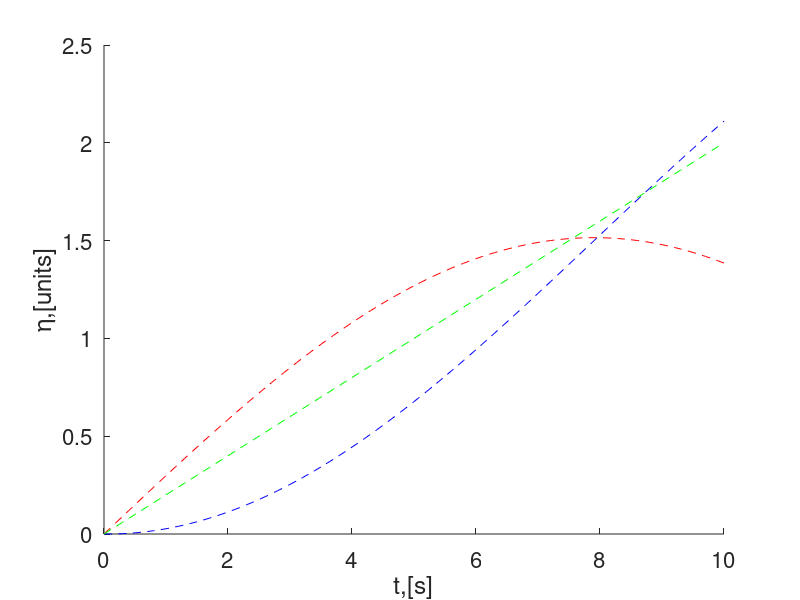

Reproduce this figure in MATLAB.
%% Kinematic simulation of a Mobile robot (Land-based)
% Euler method
% Kind of linearization for small changes in time
% Clear everything before starting simulation
clear all; clc; close all;

%% Simulation parameters
dt = 0.1; % Step size
ts = 10; % Total simulation time
t = 0:dt:ts; % Time span

%% Initial condition
x0 = 0;
y0 = 0;
psi0 = 0;

eta0 = [x0; y0; psi0];

eta(:,1) = eta0;

%% Loop starts here 
% Using for loop for the iterations
for i = 1:length(t)
   psi = eta(3,i); % Current orientation in rad.
   % Jacobian matrix
   J_psi = [cos(psi), -sin(psi), 0;
            sin(psi),  cos(psi), 0;
                   0,         0, 1];
               
   u = 0.3; % X-axis velocity w.r.t. B frame
   v = 0; % Y-axis velocity w.r.t. B frame
   r = 0.2; % Angular velocity w.r.t. B frame
   
   zeta(:,i) = [u;v;r];
   
   eta_dot(:,i) = J_psi * zeta(:,i);
   
   % Use the Euler method to find the distance
   eta(:,i+1) = eta(:,i) + dt * eta_dot(:,i);
end

%% Plotting functions
hold on
plot(t, eta(1,1:i), 'r--');
plot(t, eta(2,1:i), 'b--');
plot(t, eta(3,1:i), 'g--');
hold off
set(gca, 'fontsize', 16)
xlabel('t,[s]');
ylabel('\eta,[units]');




